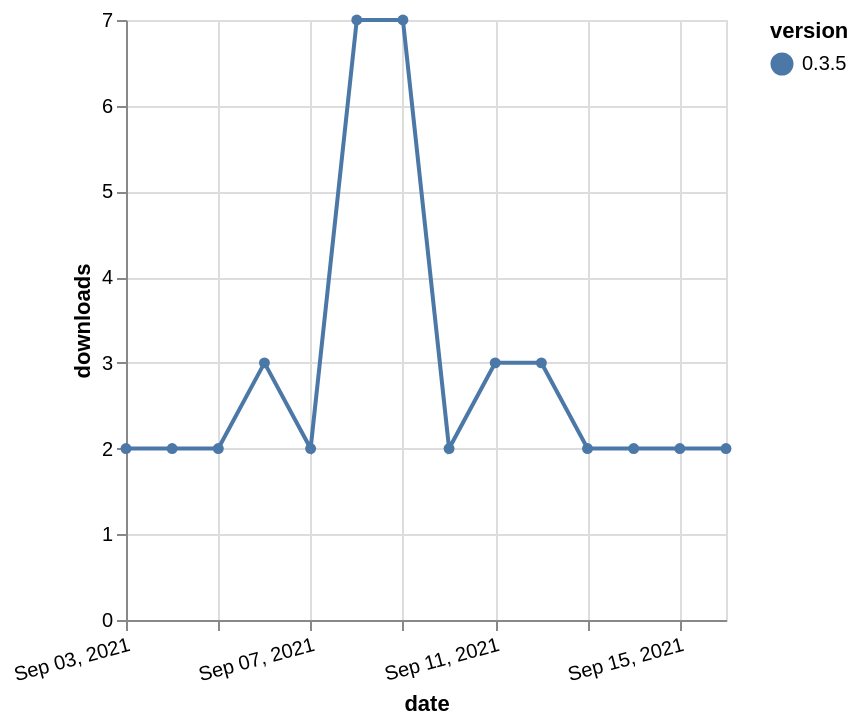

Vega-Lite specification for this chart:
### Vega-Lite specification from a JSON file in a GitHub repository (floating-point values rounded to 4 significant figures)
{"$schema": "https://vega.github.io/schema/vega-lite/v5.json", "description": "A simple bar chart with embedded data.", "data": {"values": [{"date": "2021-09-03", "total": 3669, "delta": 2, "version": "0.3.5"}, {"date": "2021-09-04", "total": 3671, "delta": 2, "version": "0.3.5"}, {"date": "2021-09-05", "total": 3673, "delta": 2, "version": "0.3.5"}, {"date": "2021-09-06", "total": 3676, "delta": 3, "version": "0.3.5"}, {"date": "2021-09-07", "total": 3678, "delta": 2, "version": "0.3.5"}, {"date": "2021-09-08", "total": 3685, "delta": 7, "version": "0.3.5"}, {"date": "2021-09-09", "total": 3692, "delta": 7, "version": "0.3.5"}, {"date": "2021-09-10", "total": 3694, "delta": 2, "version": "0.3.5"}, {"date": "2021-09-11", "total": 3697, "delta": 3, "version": "0.3.5"}, {"date": "2021-09-12", "total": 3700, "delta": 3, "version": "0.3.5"}, {"date": "2021-09-13", "total": 3702, "delta": 2, "version": "0.3.5"}, {"date": "2021-09-14", "total": 3704, "delta": 2, "version": "0.3.5"}, {"date": "2021-09-15", "total": 3706, "delta": 2, "version": "0.3.5"}, {"date": "2021-09-16", "total": 3708, "delta": 2, "version": "0.3.5"}]}, "width": "container", "mark": {"type": "line", "point": {"filled": true}}, "encoding": {"x": {"field": "date", "type": "temporal", "timeUnit": "yearmonthdate", "title": "date", "axis": {"labelAngle": -15}}, "y": {"field": "delta", "type": "quantitative", "title": "downloads"}, "color": {"field": "version", "type": "nominal"}, "tooltip": {"field": "delta"}}}
